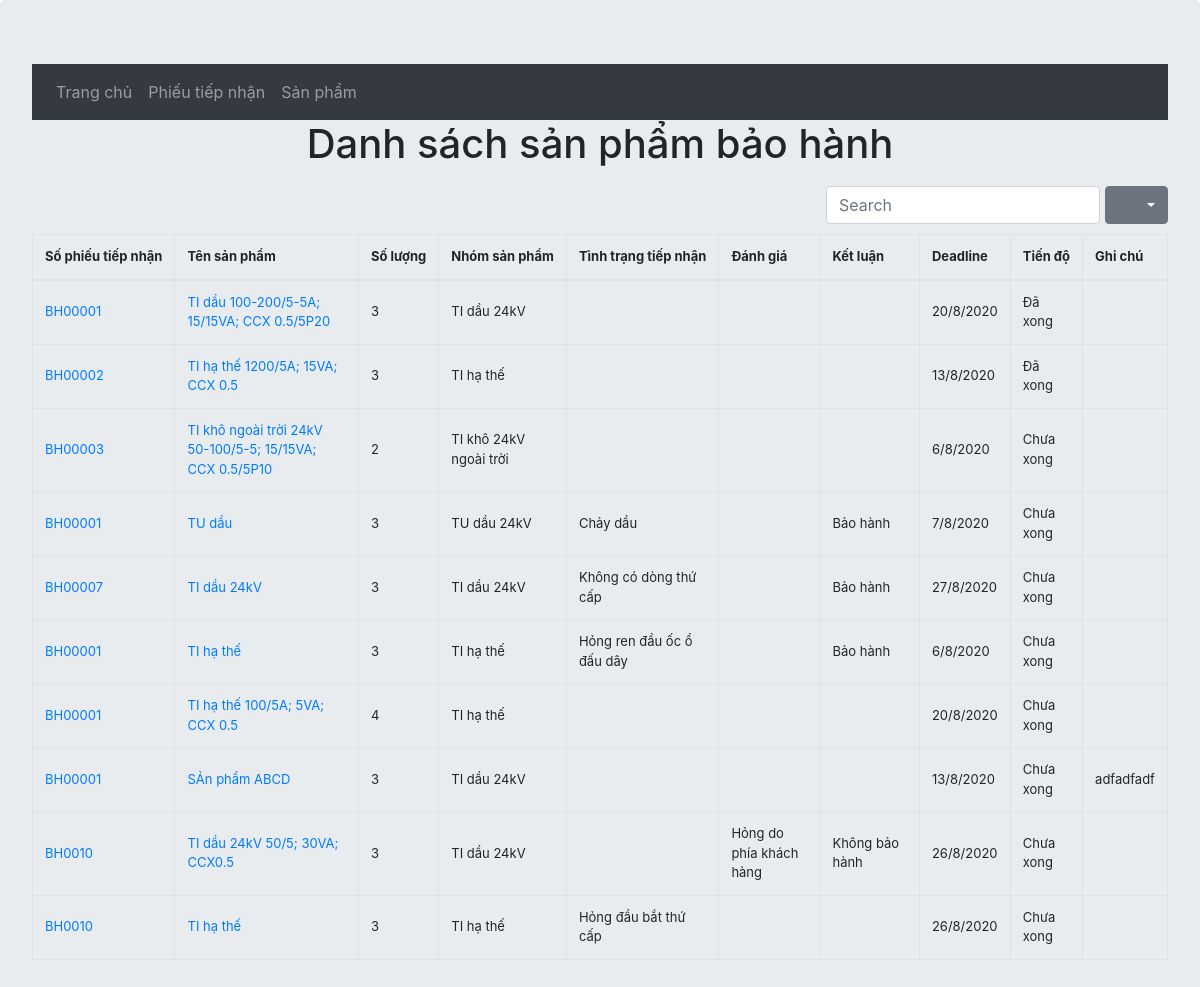
The app's page /warranty/items, older data.
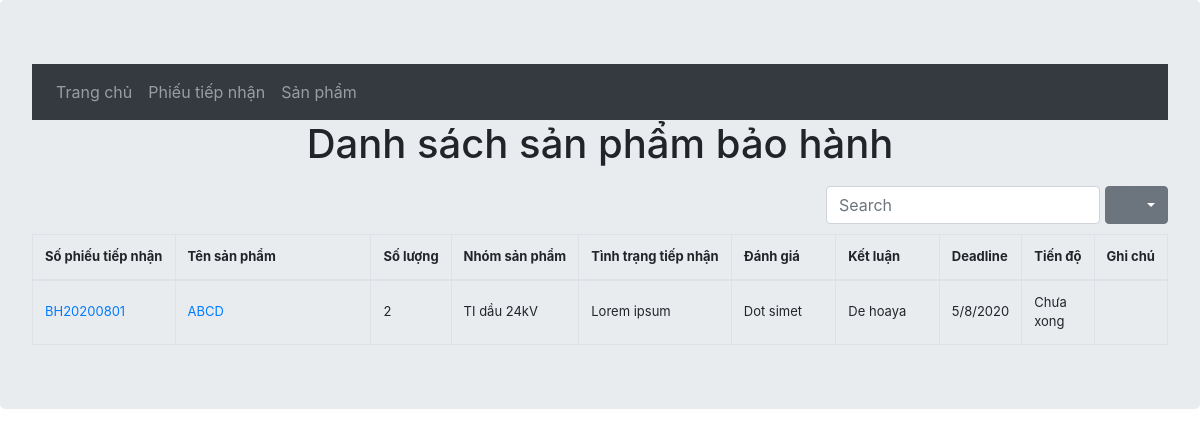
The same page, newer data.
### warranty/models.py (models this page shows, shortened)
class Item(models.Model):
    group = [
        ("TIDAU24", "TI dầu 24kV"),
        ("TUDAU24","TU dầu 24kV"),
        ("TIKHO24I", "TI khô 24kV trong nhà"),
        ("TIKHO24O", "TI khô 24kV ngoài trời"),
        ("TIHT", "TI hạ thế"),
    ]
    noteNumber = models.ForeignKey(Note, on_delete=models.CASCADE, related_name="item", verbose_name="Phiếu tiếp nhận")
    itemName = models.CharField(max_length=60, verbose_name="Tên sản phẩm")
    quantity = models.IntegerField(null=False, verbose_name="Số lượng", validators=[MinValueValidator(1)], )
    itemGroup = models.CharField(max_length=10, choices=group, verbose_name="Nhóm sản phẩm")
    status = models.CharField(max_length=128, blank=True, verbose_name="Tình trạng tiếp nhận")
    check = models.CharField(max_length=128, blank=True, verbose_name="Đánh giá")
    conclude = models.CharField(max_length=128, blank=True, verbose_name="Kết luận")
    deadline = models.DateField()
    note = models.TextField(blank=True, verbose_name="Ghi chú")
    numExport = models.CharField(max_length=10, verbose_name="Số phiếu xuất", blank=True)
    dayExport = models.DateField(verbose_name="Ngày xuất", null=True, blank=True)
    done = models.BooleanField(verbose_name="Xong/ Chưa xong:", choices=[(True, "Đã xong"), (False, "Chưa xong")], default=False)

class Note(models.Model):
    customerGroup = [
        ('DAILY', 'Đại lý'),
        ('NPC', 'NPC'),
        ('SPC', 'SPC'),
    ]
    noteNumber = models.CharField(max_length=10, unique=True,error_messages={'unique':"Số phiếu này đã có"}, verbose_name="Số phiếu")
    customers = models.CharField(max_length=50, null=False, verbose_name="Khách hàng")
    customersObj = models.CharField(choices=customerGroup, max_length=50, verbose_name="Nhóm khách hàng", null=True)
    receiveDay = models.DateField(null=False, verbose_name="Ngày tiếp nhận")
    note = models.TextField(blank=True, verbose_name="Ghi chú")
    numOrder = models.IntegerField(verbose_name="Thứ tự", null=True)

### warranty/views.py (the view)
# urls.py: path('', views.ItemListView.as_view(template_name='warranty/index.html'), name = "index"),
class ItemListView(generic.ListView):
    model = Item

### warranty/templates/warranty/item_list.html (shortened to what this page needs)
{% extends 'warranty/layout.html'%}
{% block content %}
        {% if item_list %}
        <h1 class="text-center">Danh sách sản phẩm bảo hành</h1>
        <table
        id="table"
        data-toggle="table"
        data-search="true"
        data-search-on-enter-key="true"
        data-resizable="true"
        data-show-export="true"
        data-show-toggle="true"
        data-filter-control="true"
        >
            <thead>
                <tr>
                    <th data-width="5" data-width-unit="%">Số phiếu tiếp nhận</th>
                    <th data-width="20" data-width-unit="%">Tên sản phẩm</th>
                    <th data-width="5" data-width-unit="%">Số lượng</th>
                    <th data-width="10" data-width-unit="%">Nhóm sản phẩm</th>
                    <th data-width="10" data-width-unit="%">Tình trạng tiếp nhận</th>
                    <th data-width="10" data-width-unit="%">Đánh giá</th>
                    <th data-width="10" data-width-unit="%">Kết luận</th>
                    <th data-width="5" data-width-unit="%">Deadline</th>
                    <th data-width="5" data-width-unit="%">Tiến độ</th>
                    <th data-width="20" data-width-unit="%">Ghi chú</th>
                </tr>
            </thead>
            <tbody>
                {% for item in item_list %}
                <tr>
                    <td>
                        <a href="{% url 'warranty:note_detail' item.noteNumber.id %}">{{ item.noteNumber.noteNumber }}</a></td>
                    <td><a href="{% url 'warranty:item_detail' item.id %}">{{ item.itemName }}</a></td>
                    <td>{{ item.quantity }}</td>
                    <td>{{ item.get_itemGroup_display }}</td>
                    <td>{{ item.status }}</td>
                    <td>{{ item.check }}</td>
                    <td>{{ item.conclude }}</td>
                    <td>{{ item.deadline|date:"j/n/Y" }}</td>
                    <td>{{ item.get_done_display }}</td>
                    <td>{{ item.note }}</td>
                </tr>
                {% endfor %}
            </tbody>
        </table>
        {% else %}
        <div class="text-center">Chưa có phiếu tiếp nhận nào</div>
        {% endif %}
{% endblock %}

Row changes from the older to the newer data that the page shows:
removed Item: noteNumber.noteNumber "BH00002", itemName "TI hạ thế 1200/5A; 15VA; CCX 0.5", quantity "3", itemGroup "TI hạ thế", deadline "13/8/2020", done "Đã xong"
removed Item: noteNumber.noteNumber "BH00003", itemName "TI khô ngoài trời 24kV 50-100/5-5; 15/15VA; CCX 0.5/5P10", quantity "2", itemGroup "TI khô 24kV ngoài trời", deadline "6/8/2020", done "Chưa xong"
removed Item: noteNumber.noteNumber "BH00001", itemName "TU dầu", quantity "3", itemGroup "TU dầu 24kV", status "Chảy dầu", conclude "Bảo hành", deadline "7/8/2020", done "Chưa xong"
removed Item: noteNumber.noteNumber "BH00007", itemName "TI dầu 24kV", quantity "3", itemGroup "TI dầu 24kV", status "Không có dòng thứ cấp", conclude "Bảo hành", deadline "27/8/2020", done "Chưa xong"
removed Item: noteNumber.noteNumber "BH00001", itemName "TI hạ thế", quantity "3", itemGroup "TI hạ thế", status "Hỏng ren đầu ốc ổ đấu dây", conclude "Bảo hành", deadline "6/8/2020", done "Chưa xong"
removed Item: noteNumber.noteNumber "BH00001", itemName "TI hạ thế 100/5A; 5VA; CCX 0.5", quantity "4", itemGroup "TI hạ thế", deadline "20/8/2020", done "Chưa xong"
removed Item: noteNumber.noteNumber "BH00001", itemName "SẢn phẩm ABCD", quantity "3", itemGroup "TI dầu 24kV", deadline "13/8/2020", done "Chưa xong", note "adfadfadf"
removed Item: noteNumber.noteNumber "BH0010", itemName "TI dầu 24kV 50/5; 30VA; CCX0.5", quantity "3", itemGroup "TI dầu 24kV", check "Hỏng do phía khách hàng", conclude "Không bảo hành", deadline "26/8/2020", done "Chưa xong"
removed Item: noteNumber.noteNumber "BH0010", itemName "TI hạ thế", quantity "3", itemGroup "TI hạ thế", status "Hỏng đầu bắt thứ cấp", deadline "26/8/2020", done "Chưa xong"
changed Item "TI dầu 24kV": noteNumber.noteNumber "BH00001" → "BH20200801"; itemName "TI dầu 100-200/5-5A; 15/15VA; CCX 0.5/5P20" → "ABCD"; quantity "3" → "2"; status (not shown) → "Lorem ipsum"; check (not shown) → "Dot simet"; conclude (not shown) → "De hoaya"; deadline "20/8/2020" → "5/8/2020"; done "Đã xong" → "Chưa xong"
